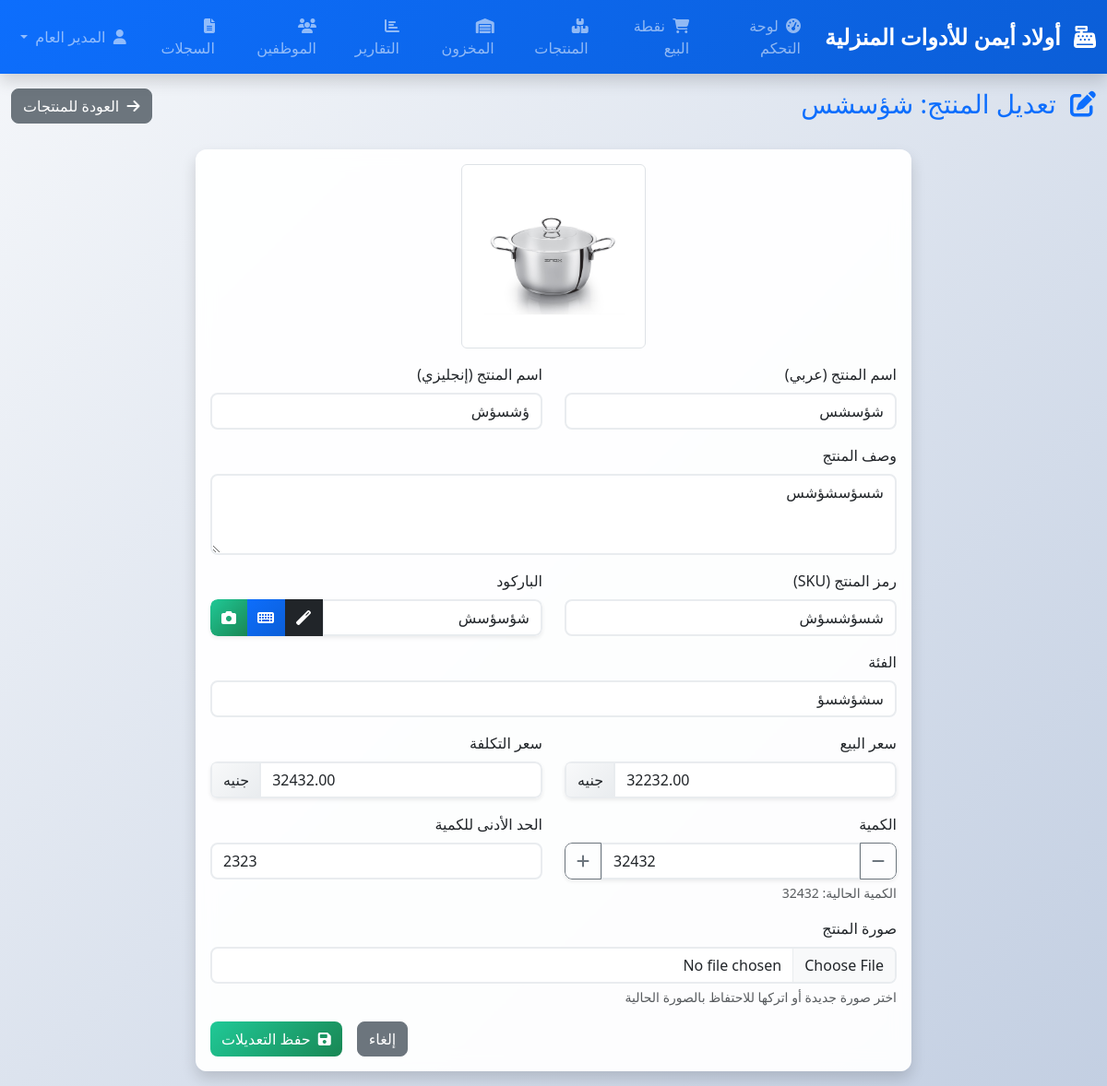
The page /edit_product/1 (signed in) on the database as committed earlier.
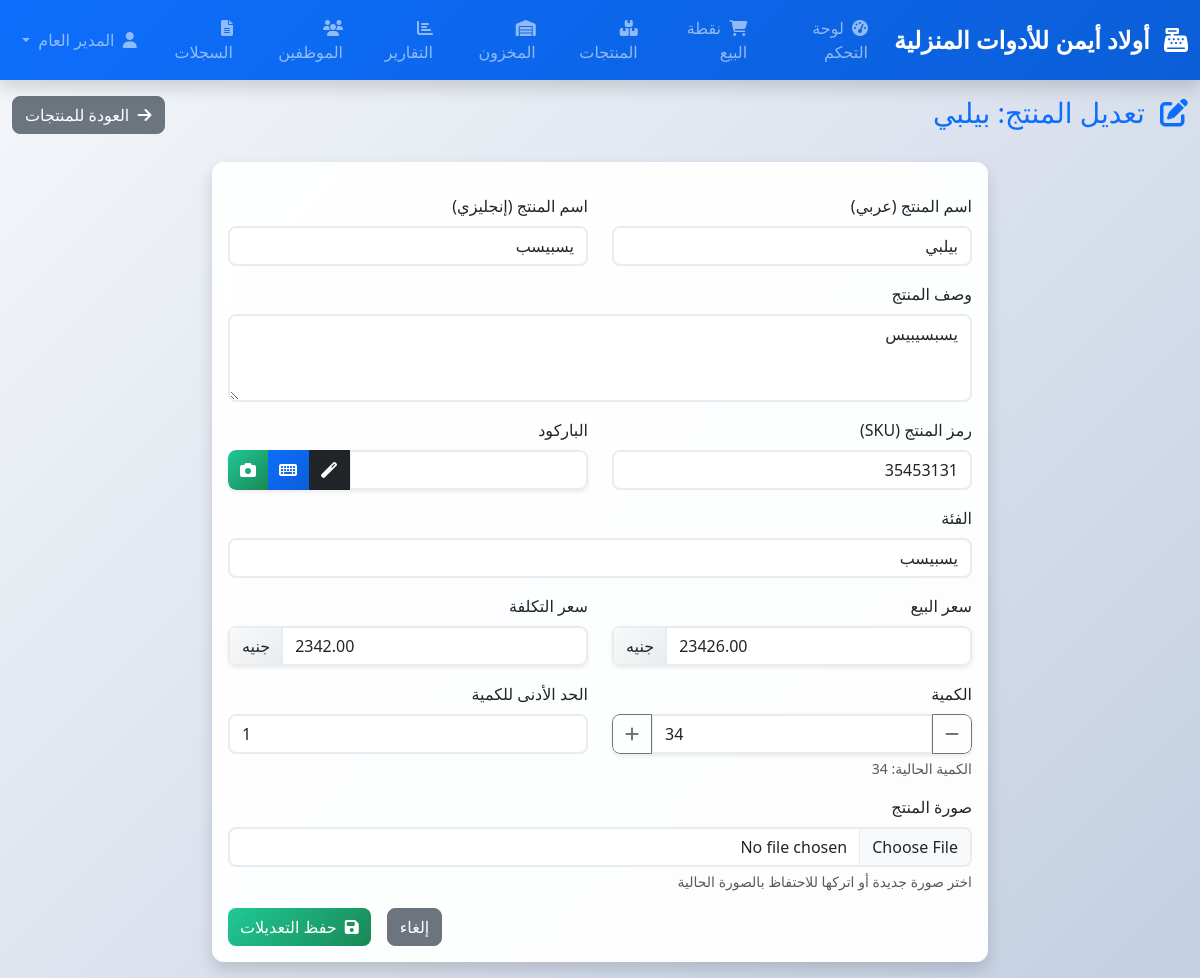
The same page on the database as committed later.
### models.py (models this page shows, shortened)
class Product(db.Model):
    id = db.Column(db.Integer, primary_key=True)
    name = db.Column(db.String(200), nullable=False)
    name_ar = db.Column(db.String(200), nullable=False)
    description = db.Column(db.Text)
    barcode = db.Column(db.String(50), unique=True)
    sku = db.Column(db.String(50), unique=True, nullable=False)
    price = db.Column(db.Numeric(10, 2), nullable=False)
    cost_price = db.Column(db.Numeric(10, 2))
    quantity = db.Column(db.Integer, nullable=False, default=0)
    min_quantity = db.Column(db.Integer, default=5)
    image_url = db.Column(db.String(255))
    is_active = db.Column(db.Boolean, default=True)
    created_at = db.Column(db.DateTime, default=datetime.utcnow)
    updated_at = db.Column(db.DateTime, default=datetime.utcnow, onupdate=datetime.utcnow)
    category_id = db.Column(db.Integer, db.ForeignKey('category.id'))
    sale_items = db.relationship('SaleItem', backref='product', lazy=True)
    inventory_movements = db.relationship('InventoryMovement', backref='product', lazy=True)

### routes.py (the view, shortened to what this page needs)
@app.route('/edit_product/<int:product_id>', methods=['GET', 'POST'])
@login_required
def edit_product(product_id):
    if not current_user.has_permission('manage_products'):
        flash('ليس لديك صلاحية لتعديل المنتجات', 'error')
        return redirect(url_for('dashboard'))
    product = Product.query.get_or_404(product_id)
    form = ProductForm(obj=product)
    form.category_name.data = product.category.name_ar if product.category else ''
    return render_template('edit_product.html', form=form, product=product)

### app.py (called while the page is built)
@login_manager.user_loader
def load_user(user_id):
    from models import Employee
    return Employee.query.get(int(user_id))

### models.py (called while the page is built)
    def has_permission(self, permission):
        permissions = {
            'admin': ['manage_employees', 'manage_inventory', 'view_reports', 'make_sales', 'manage_products'],
            'manager': ['manage_inventory', 'view_reports', 'edit_products', 'make_sales', 'manage_products'],
            'cashier': ['make_sales']
        }
        return permission in permissions.get(self.role, [])

### templates/edit_product.html (shortened to what the changed rows need)
{% extends "base.html" %}
{% block content %}
<div class="row mb-4">
    <div class="col">
        <h1 class="h3 text-primary">
            <i class="fas fa-edit me-2"></i> تعديل المنتج: {{ product.name_ar }}
        </h1>
    </div>
</div>
<div class="row justify-content-center">
    <div class="col-md-8">
        <div class="card">
            <div class="card-body">
                <form method="POST" enctype="multipart/form-data">
                    <div class="mb-3 text-center">
                        <img id="productImagePreview"
                             src="{{ product.image_url or '' }}"
                             alt="{{ product.name_ar }}"
                             class="img-thumbnail {% if not product.image_url %}d-none{% endif %}"
                             style="max-width: 200px; max-height: 200px;">
                    </div>
                    <div class="row mb-3">
                        <div class="col-md-6">
                            {{ form.name_ar.label(class="form-label") }}
                            {{ form.name_ar(class="form-control") }}
                        </div>
                        <div class="col-md-6">
                            {{ form.name.label(class="form-label") }}
                            {{ form.name(class="form-control") }}
                        </div>
                    </div>
                    <div class="mb-3">
                        {{ form.description.label(class="form-label") }}
                        {{ form.description(class="form-control", rows="3") }}
                    </div>
                    <div class="row mb-3">
                        <div class="col-md-6">
                            {{ form.sku.label(class="form-label") }}
                            {{ form.sku(class="form-control") }}
                        </div>
                        <div class="col-md-6">
                            <div class="input-group">
                                {{ form.barcode(class="form-control", id="barcode") }}
                                <button type="button" class="btn btn-dark" onclick="generateBarcode()">
                                    <i class="fas fa-magic"></i>
                                </button>
                                <button type="button" class="btn btn-primary" onclick="focusBarcodeInput()">
                                    <i class="fas fa-keyboard"></i>
                                </button>
                                <button type="button" class="btn btn-success" onclick="openBarcodeModal()">
                                    <i class="fas fa-camera"></i>
                                </button>
                            </div>
                        </div>
                    </div>
                    <div class="mb-3">
                        {{ form.category_name.label(class="form-label") }}
                        {{ form.category_name(class="form-control") }}
                    </div>
                    <div class="row mb-3">
                        <div class="col-md-6">
                            <div class="input-group">
                                {{ form.price(class="form-control") }}
                                <span class="input-group-text">جنيه</span>
                            </div>
                        </div>
                        <div class="col-md-6">
                            <div class="input-group">
                                {{ form.cost_price(class="form-control") }}
                                <span class="input-group-text">جنيه</span>
                            </div>
                        </div>
                    </div>
                    <div class="row mb-3">
                        <div class="col-md-6">
                            {{ form.quantity.label(class="form-label") }}
                            {{ form.quantity(class="form-control") }}
                            <div class="form-text">الكمية الحالية: {{ product.quantity }}</div>
                        </div>
                        <div class="col-md-6">
                            {{ form.min_quantity.label(class="form-label") }}
                            {{ form.min_quantity(class="form-control") }}
                        </div>
                    </div>
                </form>
            </div>
        </div>
    </div>
</div>
{% endblock %}

Rows that differ between the two databases and show on the page:
changed Product: name_ar "شؤسشس" → "بيلبي"; name "ؤشسؤش" → "يسبيسب"; description "شسؤسشؤشس" → "يسبسيبيس"; sku "شسؤشسؤش" → "35453131"; barcode "شؤسؤسش" → (not shown); price "32232.00" → "23426.00"; cost_price "32432.00" → "2342.00"; quantity "32432" → "34"; min_quantity "2323" → "1"; image_url: picture removed
Other text that changed with them:
form field category_name: "سشؤشسؤ" → "يسبيسب"
